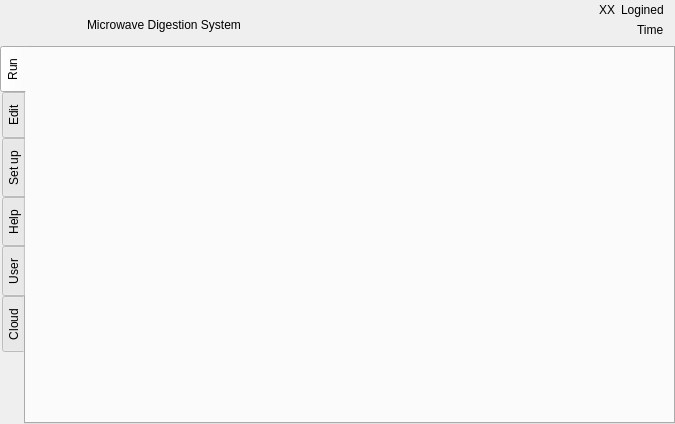
<?xml version="1.0" encoding="UTF-8"?>
<ui version="4.0">
 <class>MainWindow</class>
 <widget class="QMainWindow" name="MainWindow">
  <property name="windowModality">
   <enum>Qt::WindowModal</enum>
  </property>
  <property name="geometry">
   <rect>
    <x>0</x>
    <y>0</y>
    <width>675</width>
    <height>424</height>
   </rect>
  </property>
  <property name="mouseTracking">
   <bool>true</bool>
  </property>
  <property name="focusPolicy">
   <enum>Qt::StrongFocus</enum>
  </property>
  <property name="contextMenuPolicy">
   <enum>Qt::DefaultContextMenu</enum>
  </property>
  <property name="acceptDrops">
   <bool>false</bool>
  </property>
  <property name="windowTitle">
   <string>MainWindow</string>
  </property>
  <property name="windowOpacity">
   <double>1.000000000000000</double>
  </property>
  <property name="autoFillBackground">
   <bool>true</bool>
  </property>
  <property name="toolButtonStyle">
   <enum>Qt::ToolButtonFollowStyle</enum>
  </property>
  <property name="documentMode">
   <bool>false</bool>
  </property>
  <widget class="QWidget" name="centralWidget">
   <layout class="QVBoxLayout" name="verticalLayout_2">
    <property name="spacing">
     <number>6</number>
    </property>
    <property name="leftMargin">
     <number>0</number>
    </property>
    <property name="topMargin">
     <number>0</number>
    </property>
    <property name="rightMargin">
     <number>0</number>
    </property>
    <property name="bottomMargin">
     <number>0</number>
    </property>
    <item>
     <widget class="QWidget" name="widget_title" native="true">
      <property name="enabled">
       <bool>true</bool>
      </property>
      <layout class="QHBoxLayout" name="horizontalLayout_2">
       <property name="leftMargin">
        <number>0</number>
       </property>
       <property name="topMargin">
        <number>0</number>
       </property>
       <property name="rightMargin">
        <number>0</number>
       </property>
       <property name="bottomMargin">
        <number>0</number>
       </property>
       <item>
        <widget class="QWidget" name="widget" native="true">
         <layout class="QHBoxLayout" name="horizontalLayout">
          <property name="spacing">
           <number>0</number>
          </property>
          <property name="leftMargin">
           <number>0</number>
          </property>
          <property name="topMargin">
           <number>0</number>
          </property>
          <property name="rightMargin">
           <number>0</number>
          </property>
          <property name="bottomMargin">
           <number>0</number>
          </property>
          <item>
           <widget class="QWidget" name="widget_logo" native="true">
            <property name="sizePolicy">
             <sizepolicy hsizetype="Preferred" vsizetype="Preferred">
              <horstretch>0</horstretch>
              <verstretch>0</verstretch>
             </sizepolicy>
            </property>
            <property name="minimumSize">
             <size>
              <width>76</width>
              <height>0</height>
             </size>
            </property>
            <property name="maximumSize">
             <size>
              <width>76</width>
              <height>16777215</height>
             </size>
            </property>
            <layout class="QVBoxLayout" name="verticalLayout_3"/>
           </widget>
          </item>
          <item>
           <widget class="QWidget" name="widget_8" native="true">
            <layout class="QVBoxLayout" name="verticalLayout">
             <property name="topMargin">
              <number>0</number>
             </property>
             <property name="bottomMargin">
              <number>0</number>
             </property>
             <item>
              <spacer name="verticalSpacer">
               <property name="orientation">
                <enum>Qt::Vertical</enum>
               </property>
               <property name="sizeType">
                <enum>QSizePolicy::Fixed</enum>
               </property>
               <property name="sizeHint" stdset="0">
                <size>
                 <width>0</width>
                 <height>10</height>
                </size>
               </property>
              </spacer>
             </item>
             <item>
              <widget class="QLabel" name="label_appname">
               <property name="text">
                <string>Microwave Digestion System</string>
               </property>
              </widget>
             </item>
            </layout>
           </widget>
          </item>
         </layout>
        </widget>
       </item>
       <item>
        <spacer name="horizontalSpacer_3">
         <property name="orientation">
          <enum>Qt::Horizontal</enum>
         </property>
         <property name="sizeType">
          <enum>QSizePolicy::Expanding</enum>
         </property>
         <property name="sizeHint" stdset="0">
          <size>
           <width>40</width>
           <height>20</height>
          </size>
         </property>
        </spacer>
       </item>
       <item>
        <widget class="QWidget" name="widget_3" native="true">
         <layout class="QGridLayout" name="gridLayout">
          <property name="leftMargin">
           <number>0</number>
          </property>
          <property name="topMargin">
           <number>0</number>
          </property>
          <property name="rightMargin">
           <number>0</number>
          </property>
          <property name="bottomMargin">
           <number>0</number>
          </property>
          <property name="spacing">
           <number>0</number>
          </property>
          <item row="2" column="0" colspan="2">
           <spacer name="horizontalSpacer_4">
            <property name="orientation">
             <enum>Qt::Horizontal</enum>
            </property>
            <property name="sizeType">
             <enum>QSizePolicy::Expanding</enum>
            </property>
            <property name="sizeHint" stdset="0">
             <size>
              <width>40</width>
              <height>20</height>
             </size>
            </property>
           </spacer>
          </item>
          <item row="0" column="1">
           <widget class="QCWidget" name="widget_wifi" native="true">
            <property name="minimumSize">
             <size>
              <width>20</width>
              <height>0</height>
             </size>
            </property>
           </widget>
          </item>
          <item row="0" column="0">
           <spacer name="horizontalSpacer_5">
            <property name="orientation">
             <enum>Qt::Horizontal</enum>
            </property>
            <property name="sizeType">
             <enum>QSizePolicy::Expanding</enum>
            </property>
            <property name="sizeHint" stdset="0">
             <size>
              <width>40</width>
              <height>20</height>
             </size>
            </property>
           </spacer>
          </item>
         </layout>
        </widget>
       </item>
       <item>
        <widget class="QWidget" name="widget_2" native="true">
         <layout class="QVBoxLayout" name="verticalLayout_4">
          <property name="spacing">
           <number>0</number>
          </property>
          <property name="leftMargin">
           <number>0</number>
          </property>
          <property name="topMargin">
           <number>0</number>
          </property>
          <property name="rightMargin">
           <number>0</number>
          </property>
          <property name="bottomMargin">
           <number>0</number>
          </property>
          <item>
           <widget class="QWidget" name="widget_5" native="true">
            <layout class="QHBoxLayout" name="horizontalLayout_9">
             <property name="topMargin">
              <number>0</number>
             </property>
             <property name="bottomMargin">
              <number>0</number>
             </property>
             <item>
              <spacer name="horizontalSpacer_2">
               <property name="orientation">
                <enum>Qt::Horizontal</enum>
               </property>
               <property name="sizeType">
                <enum>QSizePolicy::Expanding</enum>
               </property>
               <property name="sizeHint" stdset="0">
                <size>
                 <width>40</width>
                 <height>20</height>
                </size>
               </property>
              </spacer>
             </item>
             <item>
              <widget class="QCWidget" name="widget_pic" native="true">
               <property name="minimumSize">
                <size>
                 <width>20</width>
                 <height>0</height>
                </size>
               </property>
              </widget>
             </item>
             <item>
              <widget class="QLabel" name="label_user">
               <property name="text">
                <string>XX</string>
               </property>
              </widget>
             </item>
             <item>
              <widget class="QLabel" name="label">
               <property name="text">
                <string>Logined</string>
               </property>
              </widget>
             </item>
            </layout>
           </widget>
          </item>
          <item>
           <widget class="QWidget" name="widget_4" native="true">
            <layout class="QHBoxLayout" name="horizontalLayout_10">
             <property name="topMargin">
              <number>0</number>
             </property>
             <property name="bottomMargin">
              <number>0</number>
             </property>
             <item>
              <spacer name="horizontalSpacer">
               <property name="orientation">
                <enum>Qt::Horizontal</enum>
               </property>
               <property name="sizeType">
                <enum>QSizePolicy::Expanding</enum>
               </property>
               <property name="sizeHint" stdset="0">
                <size>
                 <width>40</width>
                 <height>20</height>
                </size>
               </property>
              </spacer>
             </item>
             <item>
              <widget class="QLabel" name="label_time">
               <property name="sizePolicy">
                <sizepolicy hsizetype="Preferred" vsizetype="Preferred">
                 <horstretch>0</horstretch>
                 <verstretch>0</verstretch>
                </sizepolicy>
               </property>
               <property name="text">
                <string>Time</string>
               </property>
               <property name="alignment">
                <set>Qt::AlignLeading|Qt::AlignLeft|Qt::AlignVCenter</set>
               </property>
              </widget>
             </item>
            </layout>
           </widget>
          </item>
         </layout>
        </widget>
       </item>
      </layout>
     </widget>
    </item>
    <item>
     <widget class="QCTabWidget" name="tabWidget">
      <property name="tabPosition">
       <enum>QTabWidget::West</enum>
      </property>
      <property name="currentIndex">
       <number>0</number>
      </property>
      <property name="usesScrollButtons">
       <bool>false</bool>
      </property>
      <widget class="QDispelForm" name="tab_dispel">
       <attribute name="title">
        <string>Run</string>
       </attribute>
      </widget>
      <widget class="QEditForm" name="tab_edit">
       <attribute name="title">
        <string>Edit</string>
       </attribute>
      </widget>
      <widget class="QSetForm" name="tab_set">
       <attribute name="title">
        <string>Set up</string>
       </attribute>
      </widget>
      <widget class="QHelpForm" name="tab_help">
       <attribute name="title">
        <string>Help</string>
       </attribute>
      </widget>
      <widget class="QUserForm" name="tab_user">
       <attribute name="title">
        <string>User</string>
       </attribute>
      </widget>
      <widget class="QCloudForm" name="tab_cloud">
       <attribute name="title">
        <string>Cloud</string>
       </attribute>
      </widget>
     </widget>
    </item>
   </layout>
  </widget>
 </widget>
 <layoutdefault spacing="6" margin="11"/>
 <customwidgets>
  <customwidget>
   <class>QCTabWidget</class>
   <extends>QTabWidget</extends>
   <header>qctabwidget.h</header>
   <container>1</container>
  </customwidget>
  <customwidget>
   <class>QDispelForm</class>
   <extends>QWidget</extends>
   <header>qdispelform.h</header>
   <container>1</container>
  </customwidget>
  <customwidget>
   <class>QEditForm</class>
   <extends>QWidget</extends>
   <header>qeditform.h</header>
   <container>1</container>
  </customwidget>
  <customwidget>
   <class>QSetForm</class>
   <extends>QWidget</extends>
   <header>qsetform.h</header>
   <container>1</container>
  </customwidget>
  <customwidget>
   <class>QHelpForm</class>
   <extends>QWidget</extends>
   <header>qhelpform.h</header>
   <container>1</container>
  </customwidget>
  <customwidget>
   <class>QUserForm</class>
   <extends>QWidget</extends>
   <header>quserform.h</header>
   <container>1</container>
  </customwidget>
  <customwidget>
   <class>QCloudForm</class>
   <extends>QWidget</extends>
   <header>qcloudform.h</header>
   <container>1</container>
  </customwidget>
  <customwidget>
   <class>QCWidget</class>
   <extends>QWidget</extends>
   <header>qcwidget.h</header>
   <container>1</container>
  </customwidget>
 </customwidgets>
 <resources/>
 <connections/>
</ui>
